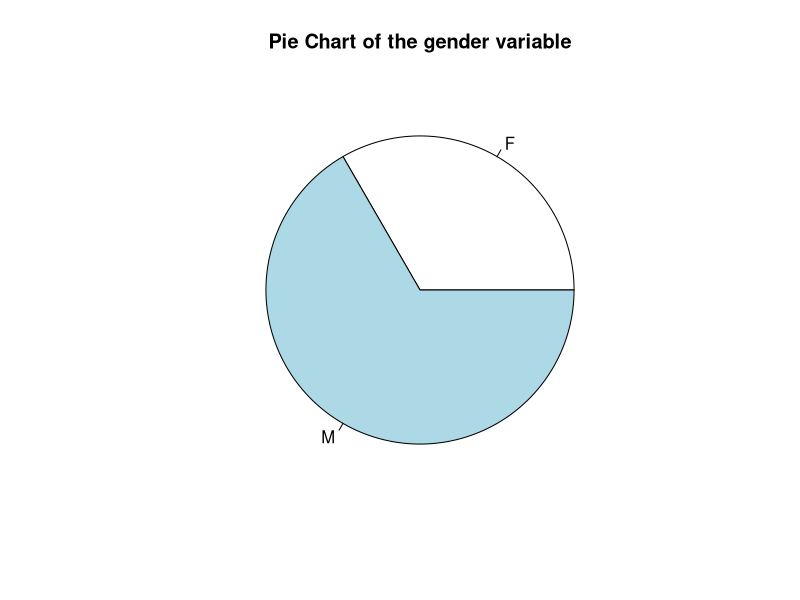
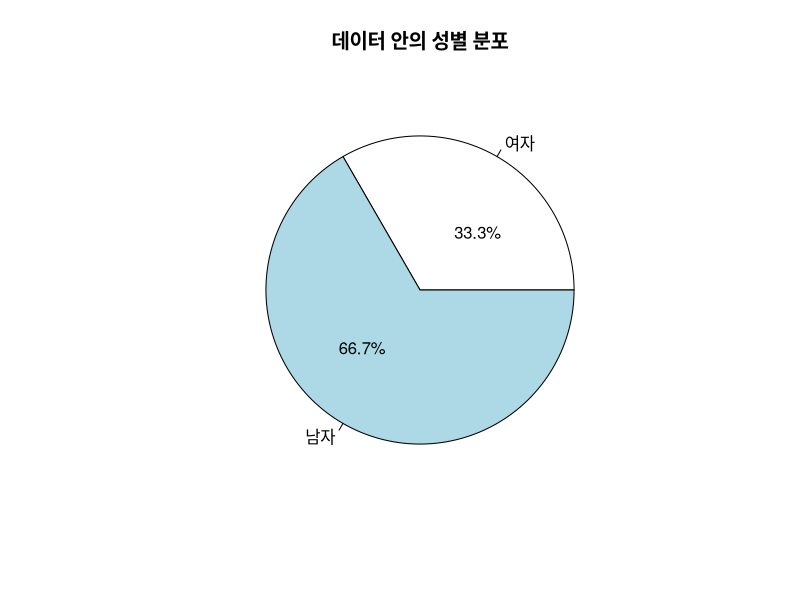
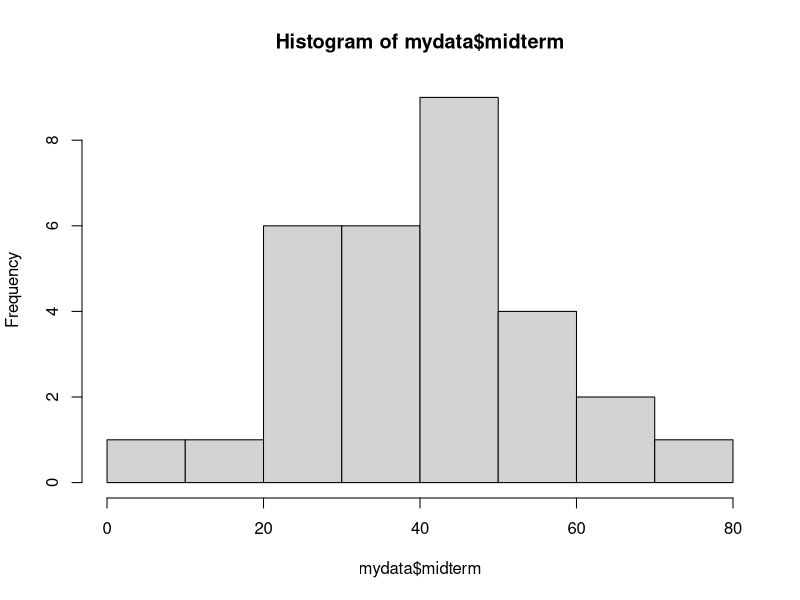
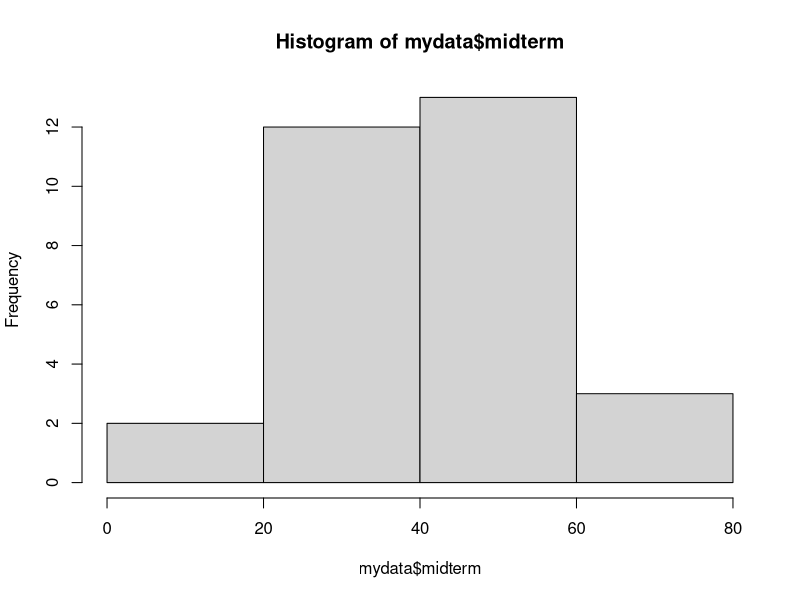
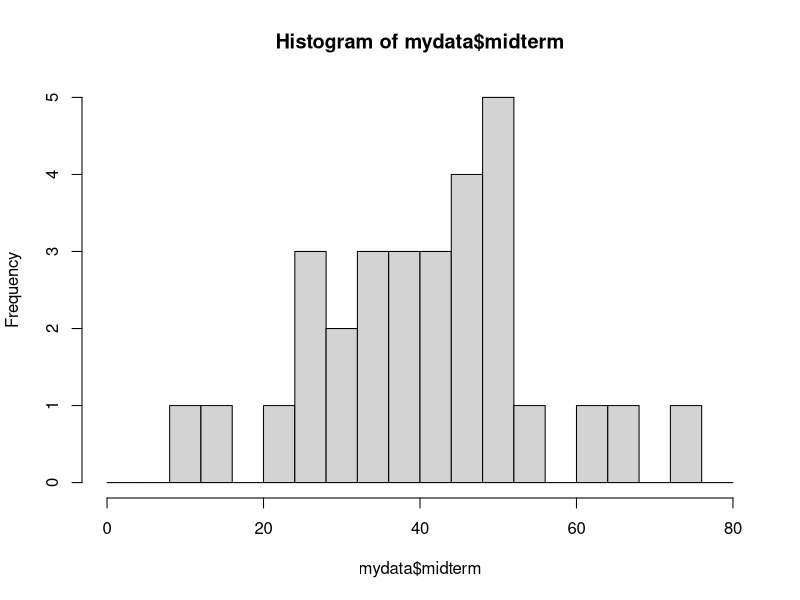
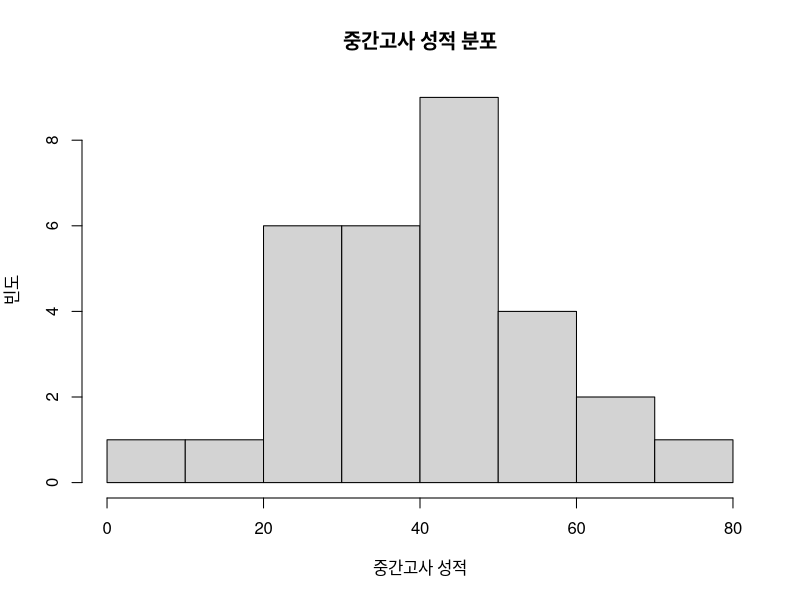
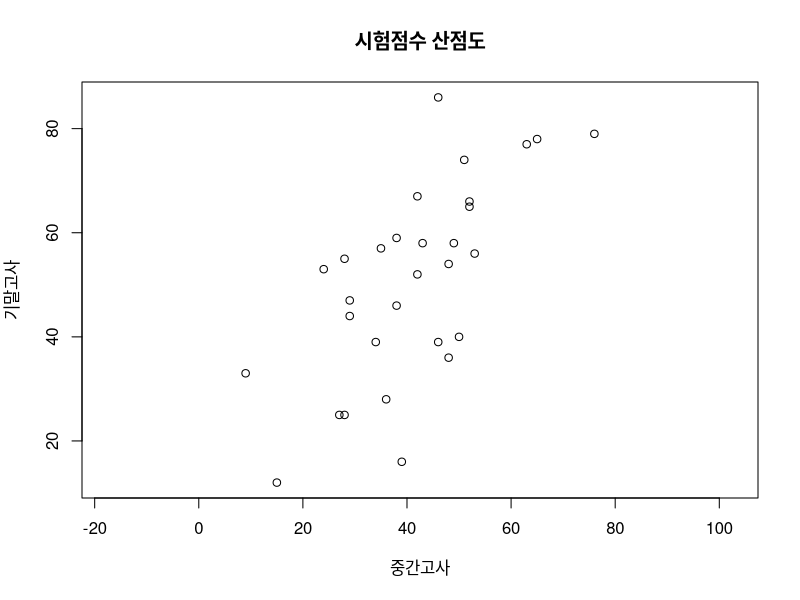
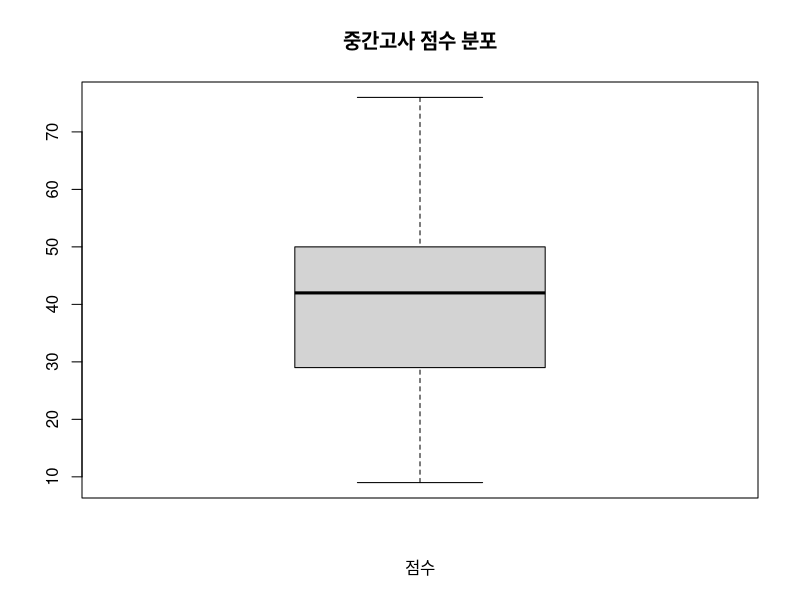

Write the R code that produced these figures, in order.
# 통계적 데이터 시각화 하기
mydata <- read.csv('examscore.csv', header = TRUE)
head(mydata)


# Table 함수를 이용한 pie 차트
mytable <- table(mydata$gender)
mytable

names(mytable)

pie(mytable,
    labels = names(mytable),                     # 기본 라벨은 table차트의 열이름으로 나온다.
    main = "Pie Chart of the gender variable")

pie(mytable,
    labels = c('여자','남자'),
    main = "데이터 안의 성별 분포")
text(0.3,0.3,'33.3%')
text(-0.3,-0.3,'66.7%')


# 줄기-잎 그래프(Stem and leaf plot)
stem(mydata$midterm)         # 기본 간격 10
stem(mydata$midterm, scale = 2)   # scale 값으로 간격을 나눠준다.


# 히스토그램
hist(mydata$midterm)    # 기본간격 10
hist(mydata$midterm, breaks = c(0:4)*20)   # 20간격으로 쪼개기
hist(mydata$midterm, breaks = c(0:20)*4)   # 4 간격으로 쪼개기

hist(mydata$midterm,
     main = '중간고사 성적 분포',
     xlab = '중간고사 성적',
     ylab = '빈도')


# 산점도 (Scatter plot)
plot(mydata$midterm,mydata$final, asp =1,
     main = '시험점수 산점도',
     xlab = '중간고사',
     ylab = '기말고사')                    # asp는 x,y축 비율 맞춰주는 명령어


# 상자 그림 (Box Plot)
boxplot(mydata$midterm,
        main = '중간고사 점수 분포',
        xlab = '점수')                    # 기본이 세로로 나옴

boxplot(mydata$midterm,
        main = '중간고사 점수 분포',
        xlab = '점수',
        horizontal = TRUE)                # horizontal 수평으로 나오게하는 명령어

mydata$midterm[30] <- 100
boxplot(mydata$midterm,
        main = '중간고사 점수 분포',
        xlab = '점수',
        horizontal = TRUE) 


# 여러 상자 한번에 그리기
mydata$midterm[30] <- 80
boxplot(mydata$midterm, mydata$final,
        main = '시험 점수 분포도',
        names = c('중간고사','기말고사'),   # 상자그림마다 이름 붙여주는 함수
        xlab = '점수',
        ylab = '시험',
        horizontal = TRUE) 
